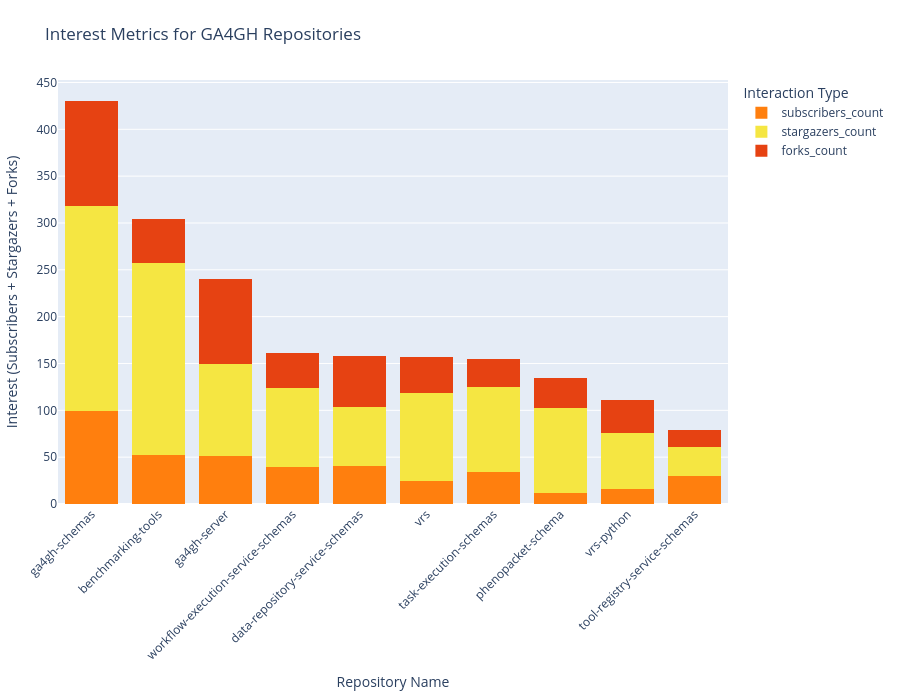

The code cell stored with this chart in its notebook:
### Code cell
def plot_gh_interest():
    fig = px.bar(
        gh_interest_df,
        x='name',
        y=['subscribers_count','stargazers_count','forks_count'],
        #labels={'Count': 'total_interest', 'repo': 'asda'},
        title='Interest Metrics for GA4GH Repositories',
        color_discrete_sequence=['#ff7f0e', '#f5e642', '#e64212'],
    )
    
    fig.update_layout(
        barmode='stack',
        xaxis_tickangle=-45,
        margin=dict(l=40, r=20, t=80, b=150),
        xaxis_title='Repository Name',
        yaxis_title='Interest (Subscribers + Stargazers + Forks)',
        legend_title_text='Interaction Type',
        height = 700
    )
    
    fig.update_traces(marker_line_width=0)
    
    fig.show()
plot_gh_interest()

### Figure 1 — Plotly figure (JSON) as saved in the notebook; plotly's stock layout.template omitted (floating-point values rounded to 4 significant figures)
{"data": [{"hovertemplate": "variable=subscribers_count<br>name=%{x}<br>value=%{y}<extra></extra>", "legendgroup": "subscribers_count", "marker": {"color": "#ff7f0e", "line": {"width": 0}, "pattern": {"shape": ""}}, "name": "subscribers_count", "orientation": "v", "showlegend": true, "textposition": "auto", "type": "bar", "x": ["ga4gh-schemas", "benchmarking-tools", "ga4gh-server", "workflow-execution-service-schemas", "data-repository-service-schemas", "vrs", "task-execution-schemas", "phenopacket-schema", "vrs-python", "tool-registry-service-schemas"], "xaxis": "x", "y": [99, 52, 51, 39, 41, 25, 34, 12, 16, 30], "yaxis": "y"}, {"hovertemplate": "variable=stargazers_count<br>name=%{x}<br>value=%{y}<extra></extra>", "legendgroup": "stargazers_count", "marker": {"color": "#f5e642", "line": {"width": 0}, "pattern": {"shape": ""}}, "name": "stargazers_count", "orientation": "v", "showlegend": true, "textposition": "auto", "type": "bar", "x": ["ga4gh-schemas", "benchmarking-tools", "ga4gh-server", "workflow-execution-service-schemas", "data-repository-service-schemas", "vrs", "task-execution-schemas", "phenopacket-schema", "vrs-python", "tool-registry-service-schemas"], "xaxis": "x", "y": [219, 205, 98, 85, 63, 94, 91, 90, 60, 31], "yaxis": "y"}, {"hovertemplate": "variable=forks_count<br>name=%{x}<br>value=%{y}<extra></extra>", "legendgroup": "forks_count", "marker": {"color": "#e64212", "line": {"width": 0}, "pattern": {"shape": ""}}, "name": "forks_count", "orientation": "v", "showlegend": true, "textposition": "auto", "type": "bar", "x": ["ga4gh-schemas", "benchmarking-tools", "ga4gh-server", "workflow-execution-service-schemas", "data-repository-service-schemas", "vrs", "task-execution-schemas", "phenopacket-schema", "vrs-python", "tool-registry-service-schemas"], "xaxis": "x", "y": [112, 47, 91, 37, 54, 38, 30, 32, 35, 18], "yaxis": "y"}], "layout": {"barmode": "stack", "height": 700, "legend": {"title": {"text": "Interaction Type"}, "tracegroupgap": 0}, "margin": {"b": 150, "l": 40, "r": 20, "t": 80}, "title": {"text": "Interest Metrics for GA4GH Repositories"}, "xaxis": {"anchor": "y", "domain": [0, 1], "tickangle": -45, "title": {"text": "Repository Name"}}, "yaxis": {"anchor": "x", "domain": [0, 1], "title": {"text": "Interest (Subscribers + Stargazers + Forks)"}}}}
